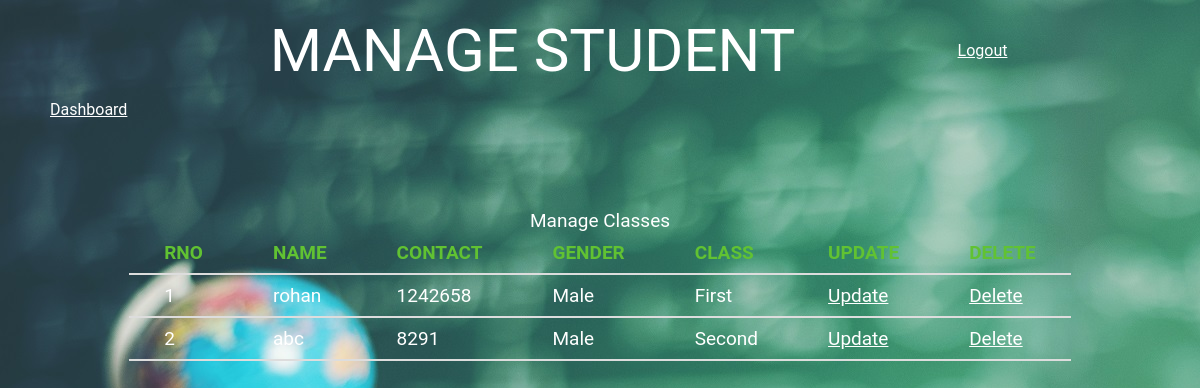
Screenshot of /manage_students.php with the database file from the repository.
### tables this page shows
CREATE TABLE `student` (
  `id` int(20) NOT NULL,
  `name` varchar(20) NOT NULL,
  `rno` varchar(15) NOT NULL,
  `contact` varchar(20) NOT NULL,
  `gender` varchar(20) NOT NULL,
  `class` varchar(20) NOT NULL
);

### manage_students.php (the view, shortened to what this page needs)
<!DOCTYPE html>
<html lang="en">
<head>
  <link rel="stylesheet" href="./style/home.css">
    <link rel="stylesheet" type='text/css' href="./style/manage.css">
</head>
<body>
    <div class="title">
        <a href="dashboard.php"><img src="./images/logo1.png" alt="" class="logo"></a>
        <span class="heading">MANAGE STUDENT</span>
        <a href="logout.php" style="color: white"><span class="fa fa-sign-out fa-2x">Logout</span></a>
    </div>
   <div class="fun">
    <a href="dashboard.php" style="color:white"><span>Dashboard</span></a>
</div>
    <div class="main">
        <?php
            include('connection.php');
            $sql = "SELECT name, id,contact,class,rno,gender FROM student";
            $result = mysqli_query($conn, $sql);
            if (mysqli_num_rows($result) > 0) {
              ?>
              <table>
              <caption>Manage Classes</caption>
                <tr>
                <th>RNO</th>
                <th>NAME</th>
                <th>CONTACT</th>
                <th>GENDER</th>
                <th>CLASS</th>
                <th>UPDATE</th>
                <th>DELETE</th>
                </tr>
                <?php
                while($row = mysqli_fetch_array($result))
                  {
?>
                  <tr>
                  <td> <?php echo $row['rno'];?> </td>
                  <td>  <?php echo $row['name'];?></td>
                  <td>  <?php echo $row['contact'];?></td>
                  <td>  <?php echo $row['gender'];?></td>
                  <td>  <?php echo $row['class'];?></td>
                  <td><a href="edit.php?id=$row[id] b=$row[name] c=$row[rno]" style="color:white">Update</a></td>
                  <td><a href="dashboard.php" style="color:white">Delete</a></td>
                </tr>
                  <?php
                  }
                  ?>
                </table>
                <?php
            } else {
                echo "0 results";
            }
        ?>
    </div>
</body>
</html>

### style/home.css (style rules this page uses)
body { margin: 0; font-family: 'Roboto', sans-serif; background-image: url("book-with-green-board-background.jpg"); color: white; }
.title { display: grid; grid-template-rows: 50px; grid-template-columns: 150px 1fr 135px 150px ; align-items: center; padding: 25px 0; text-align: center; }
.heading { font-size: 60px; }
.fun { padding-left: 50px; }
.main { display: grid; align-items: center; font-size: 19px; padding-top: 80px; }

### style/manage.css (style rules this page uses)
.main { display: grid; justify-content: center; padding: 40px; }
.main table { margin: 50px auto; }
.main table, th, td { border-collapse: collapse; text-align: left; table-layout: relative; padding: 9px 35px; width: 100%; }
.main th { color: #61c232; }
th, td { border-bottom: 2px solid #ddd; }

### rows the page displays
student: rno "1", name "rohan", contact "1242658", gender "Male", class "First"
student: rno "2", name "abc", contact "8291", gender "Male", class "Second"
